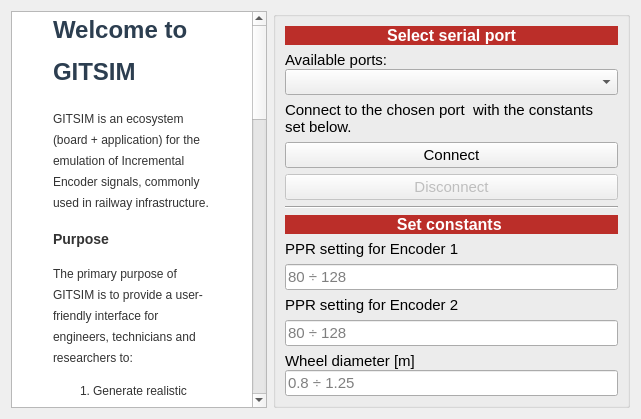
         <widget class="QWidget" name="page">
          <layout class="QHBoxLayout" name="horizontalLayout_3">
           <item>
            <widget class="QTextEdit" name="textEdit">
             <property name="enabled">
              <bool>true</bool>
             </property>
             <property name="sizePolicy">
              <sizepolicy hsizetype="MinimumExpanding" vsizetype="Expanding">
               <horstretch>0</horstretch>
               <verstretch>0</verstretch>
              </sizepolicy>
             </property>
             <property name="readOnly">
              <bool>true</bool>
             </property>
             <property name="html">
              <string>&lt;!DOCTYPE HTML PUBLIC &quot;-//W3C//DTD HTML 4.0//EN&quot; &quot;http://www.w3.org/TR/REC-html40/strict.dtd&quot;&gt;
&lt;html&gt;&lt;head&gt;&lt;meta name=&quot;qrichtext&quot; content=&quot;1&quot; /&gt;&lt;meta charset=&quot;utf-8&quot; /&gt;&lt;title&gt;Welcome to GITSIM&lt;/title&gt;&lt;style type=&quot;text/css&quot;&gt;
p, li { white-space: pre-wrap; }
hr { height: 1px; border-width: 0; }
li.unchecked::marker { content: &quot;\2610&quot;; }
li.checked::marker { content: &quot;\2612&quot;; }
&lt;/style&gt;&lt;/head&gt;&lt;body style=&quot; font-family:'Segoe UI'; font-size:9pt; font-weight:400; font-style:normal;&quot;&gt;
&lt;h1 style=&quot; margin-top:18px; margin-bottom:12px; margin-left:37px; margin-right:37px; -qt-block-indent:0; text-indent:0px; line-height:150%;&quot;&gt;&lt;span style=&quot; font-family:'Arial','sans-serif'; font-size:xx-large; font-weight:700; color:#2c3e50;&quot;&gt;Welcome to GITSIM&lt;/span&gt;&lt;span style=&quot; font-family:'Arial','sans-serif'; font-size:xx-large; font-weight:700; color:#333333;&quot;&gt; &lt;/span&gt;&lt;/h1&gt;
&lt;p style=&quot; margin-top:12px; margin-bottom:12px; margin-left:37px; margin-right:37px; -qt-block-indent:0; text-indent:0px; line-height:150%;&quot;&gt;&lt;span style=&quot; font-family:'Arial','sans-serif'; color:#333333;&quot;&gt;GITSIM is an ecosystem (board + application) for the emulation of Incremental Encoder signals, commonly used in railway infrastructure. &lt;/span&gt;&lt;/p&gt;
&lt;h3 style=&quot; margin-top:14px; margin-bottom:12px; margin-left:37px; margin-right:37px; -qt-block-indent:0; text-indent:0px; line-height:150%;&quot;&gt;&lt;span style=&quot; font-family:'Arial','sans-serif'; font-size:large; font-weight:700; color:#333333;&quot;&gt;Purpose &lt;/span&gt;&lt;/h3&gt;
&lt;p style=&quot; margin-top:12px; margin-bottom:12px; margin-left:37px; margin-right:37px; -qt-block-indent:0; text-indent:0px; line-height:150%;&quot;&gt;&lt;span style=&quot; font-family:'Arial','sans-serif'; color:#333333;&quot;&gt;The primary purpose of GITSIM is to provide a user-friendly interface for engineers, technicians and researchers to: &lt;/span&gt;&lt;/p&gt;
&lt;ol style=&quot;margin-top: 0px; margin-bottom: 0px; margin-left: 0px; margin-right: 0px; -qt-list-indent: 1;&quot;&gt;
&lt;li style=&quot; font-family:'Arial','sans-serif'; color:#333333;&quot; style=&quot; margin-top:12px; margin-bottom:0px; margin-left:37px; margin-right:37px; -qt-block-indent:0; text-indent:0px; line-height:150%;&quot;&gt;Generate realistic Incremental Encoder signals &lt;/li&gt;
&lt;li style=&quot; font-family:'Arial','sans-serif'; color:#333333;&quot; style=&quot; margin-top:0px; margin-bottom:0px; margin-left:37px; margin-right:37px; -qt-block-indent:0; text-indent:0px; line-height:150%;&quot;&gt;Simulate various train movement scenarios &lt;/li&gt;
&lt;li style=&quot; font-family:'Arial','sans-serif'; color:#333333;&quot; style=&quot; margin-top:0px; margin-bottom:12px; margin-left:37px; margin-right:37px; -qt-block-indent:0; text-indent:0px; line-height:150%;&quot;&gt;Test and validate train odometry systems &lt;/li&gt;&lt;/ol&gt;
&lt;h3 style=&quot; margin-top:14px; margin-bottom:12px; margin-left:37px; margin-right:37px; -qt-block-indent:0; text-indent:0px; line-height:150%;&quot;&gt;&lt;span style=&quot; font-family:'Arial','sans-serif'; font-size:large; font-weight:700; color:#333333;&quot;&gt;Key Features &lt;/span&gt;&lt;/h3&gt;
&lt;ul style=&quot;margin-top: 0px; margin-bottom: 0px; margin-left: 0px; margin-right: 0px; -qt-list-indent: 1;&quot;&gt;
&lt;li style=&quot; font-family:'Arial','sans-serif'; color:#333333;&quot; style=&quot; margin-top:12px; margin-bottom:0px; margin-left:37px; margin-right:37px; -qt-block-indent:0; text-indent:0px; line-height:150%;&quot;&gt;&lt;span style=&quot; font-weight:700;&quot;&gt;Scenario Simulation:&lt;/span&gt; Pre-programmed and custom scenarios for comprehensive testing &lt;/li&gt;
&lt;li style=&quot; font-family:'Arial','sans-serif'; color:#333333;&quot; style=&quot; margin-top:0px; margin-bottom:0px; margin-left:37px; margin-right:37px; -qt-block-indent:0; text-indent:0px; line-height:150%;&quot;&gt;&lt;span style=&quot; font-weight:700;&quot;&gt;Customizable Parameters:&lt;/span&gt; Adjust speed, direction, and other signal characteristics &lt;/li&gt;
&lt;li style=&quot; font-family:'Arial','sans-serif'; color:#333333;&quot; style=&quot; margin-top:0px; margin-bottom:0px; margin-left:37px; margin-right:37px; -qt-block-indent:0; text-indent:0px; line-height:150%;&quot;&gt;&lt;span style=&quot; font-weight:700;&quot;&gt;Visual Feedback:&lt;/span&gt; Monitor generated signals through intuitive graphical representations &lt;/li&gt;
&lt;li style=&quot; font-family:'Arial','sans-serif'; color:#333333;&quot; style=&quot; margin-top:0px; margin-bottom:12px; margin-left:37px; margin-right:37px; -qt-block-indent:0; text-indent:0px; line-height:150%;&quot;&gt;&lt;span style=&quot; font-weight:700;&quot;&gt;Data Logging:&lt;/span&gt; Record and export simulation data for further analysis &lt;/li&gt;&lt;/ul&gt;
&lt;h3 style=&quot; margin-top:14px; margin-bottom:12px; margin-left:37px; margin-right:37px; -qt-block-indent:0; text-indent:0px; line-height:150%;&quot;&gt;&lt;span style=&quot; font-family:'Arial','sans-serif'; font-size:large; font-weight:700; color:#333333;&quot;&gt;Getting Started &lt;/span&gt;&lt;/h3&gt;
&lt;p style=&quot; margin-top:12px; margin-bottom:12px; margin-left:37px; margin-right:37px; -qt-block-indent:0; text-indent:0px; line-height:150%;&quot;&gt;&lt;span style=&quot; font-family:'Arial','sans-serif'; color:#333333;&quot;&gt;To begin using GITSIM: &lt;/span&gt;&lt;/p&gt;
&lt;ol style=&quot;margin-top: 0px; margin-bottom: 0px; margin-left: 0px; margin-right: 0px; -qt-list-indent: 1;&quot;&gt;
&lt;li style=&quot; font-family:'Arial','sans-serif'; color:#333333;&quot; style=&quot; margin-top:12px; margin-bottom:0px; margin-left:37px; margin-right:37px; -qt-block-indent:0; text-indent:0px; line-height:150%;&quot;&gt;Ensure your GITSIM board is properly connected &lt;/li&gt;
&lt;li style=&quot; font-family:'Arial','sans-serif'; color:#333333;&quot; style=&quot; margin-top:0px; margin-bottom:0px; margin-left:37px; margin-right:37px; -qt-block-indent:0; text-indent:0px; line-height:150%;&quot;&gt;Launch the GITSIM application &lt;/li&gt;
&lt;li style=&quot; font-family:'Arial','sans-serif'; color:#333333;&quot; style=&quot; margin-top:0px; margin-bottom:0px; margin-left:37px; margin-right:37px; -qt-block-indent:0; text-indent:0px; line-height:150%;&quot;&gt;Establish the application-board connection &lt;/li&gt;
&lt;li style=&quot; font-family:'Arial','sans-serif'; color:#333333;&quot; style=&quot; margin-top:0px; margin-bottom:0px; margin-left:37px; margin-right:37px; -qt-block-indent:0; text-indent:0px; line-height:150%;&quot;&gt;Configure your simulation parameters &lt;/li&gt;
&lt;li style=&quot; font-family:'Arial','sans-serif'; color:#333333;&quot; style=&quot; margin-top:0px; margin-bottom:0px; margin-left:37px; margin-right:37px; -qt-block-indent:0; text-indent:0px; line-height:150%;&quot;&gt;Start the signal generation &lt;/li&gt;
&lt;li style=&quot; font-family:'Arial','sans-serif'; color:#333333;&quot; style=&quot; margin-top:0px; margin-bottom:12px; margin-left:37px; margin-right:37px; -qt-block-indent:0; text-indent:0px; line-height:150%;&quot;&gt;Monitor and analyze the results &lt;/li&gt;&lt;/ol&gt;
&lt;hr /&gt;
&lt;p style=&quot; margin-top:12px; margin-bottom:12px; margin-left:37px; margin-right:37px; -qt-block-indent:0; text-indent:0px; line-height:150%;&quot;&gt;&lt;span style=&quot; font-family:'Arial','sans-serif'; font-style:italic; color:#333333;&quot;&gt;Made by Saimon Collaku&lt;/span&gt;&lt;span style=&quot; font-family:'Arial','sans-serif'; color:#333333;&quot;&gt; &lt;/span&gt;&lt;/p&gt;
&lt;p style=&quot; margin-top:12px; margin-bottom:12px; margin-left:37px; margin-right:37px; -qt-block-indent:0; text-indent:0px; line-height:150%;&quot;&gt;&lt;span style=&quot; font-family:'Arial','sans-serif'; font-style:italic; color:#333333;&quot;&gt;ARCES - Advanced Research Center on Electronic Systems &amp;quot;Ercole de Castro&amp;quot; of University of Bologna&lt;/span&gt;&lt;/p&gt;&lt;/body&gt;&lt;/html&gt;</string>
             </property>
             <property name="tabStopDistance">
              <double>0.000000000000000</double>
             </property>
             <property name="acceptRichText">
              <bool>false</bool>
             </property>
             <property name="cursorWidth">
              <number>1</number>
             </property>
             <property name="textInteractionFlags">
              <set>Qt::TextInteractionFlag::NoTextInteraction</set>
             </property>
            </widget>
           </item>
           <item>
            <widget class="QGroupBox" name="serial_box">
             <property name="enabled">
              <bool>true</bool>
             </property>
             <property name="font">
              <font>
               <kerning>true</kerning>
              </font>
             </property>
             <property name="title">
              <string/>
             </property>
             <property name="flat">
              <bool>true</bool>
             </property>
             <layout class="QVBoxLayout" name="verticalLayout_5">
              <item>
               <widget class="QLabel" name="label_9">
                <property name="sizePolicy">
                 <sizepolicy hsizetype="Preferred" vsizetype="Fixed">
                  <horstretch>0</horstretch>
                  <verstretch>0</verstretch>
                 </sizepolicy>
                </property>
                <property name="font">
                 <font>
                  <pointsize>12</pointsize>
                  <bold>true</bold>
                  <kerning>true</kerning>
                 </font>
                </property>
                <property name="styleSheet">
                 <string notr="true">		background-color:#bb2e29;
		color: #fff;</string>
                </property>
                <property name="text">
                 <string>Select serial port</string>
                </property>
                <property name="alignment">
                 <set>Qt::AlignmentFlag::AlignCenter</set>
                </property>
                <property name="margin">
                 <number>2</number>
                </property>
               </widget>
              </item>
              <item>
               <layout class="QVBoxLayout" name="verticalLayout_4">
                <property name="spacing">
                 <number>0</number>
                </property>
                <item>
                 <widget class="QLabel" name="label_2">
                  <property name="sizePolicy">
                   <sizepolicy hsizetype="Fixed" vsizetype="Fixed">
                    <horstretch>0</horstretch>
                    <verstretch>0</verstretch>
                   </sizepolicy>
                  </property>
                  <property name="font">
                   <font>
                    <pointsize>11</pointsize>
                    <kerning>true</kerning>
                   </font>
                  </property>
                  <property name="text">
                   <string>Available ports:</string>
                  </property>
                 </widget>
                </item>
                <item>
                 <widget class="QComboBox" name="com_available_combo">
                  <property name="sizePolicy">
                   <sizepolicy hsizetype="Minimum" vsizetype="Maximum">
                    <horstretch>10</horstretch>
                    <verstretch>10</verstretch>
                   </sizepolicy>
                  </property>
                  <property name="minimumSize">
                   <size>
                    <width>100</width>
                    <height>0</height>
                   </size>
                  </property>
                  <property name="maximumSize">
                   <size>
                    <width>9999</width>
                    <height>16777215</height>
                   </size>
                  </property>
                  <property name="font">
                   <font>
                    <family>Consolas</family>
                    <pointsize>11</pointsize>
                    <bold>false</bold>
                    <kerning>true</kerning>
                   </font>
                  </property>
                  <property name="cursor">
                   <cursorShape>PointingHandCursor</cursorShape>
                  </property>
                 </widget>
                </item>
               </layout>
              </item>
              <item>
               <widget class="QLabel" name="label_13">
                <property name="sizePolicy">
                 <sizepolicy hsizetype="Maximum" vsizetype="Maximum">
                  <horstretch>0</horstretch>
                  <verstretch>0</verstretch>
                 </sizepolicy>
                </property>
                <property name="font">
                 <font>
                  <pointsize>11</pointsize>
                  <kerning>true</kerning>
                 </font>
                </property>
                <property name="text">
                 <string>Connect to the chosen port  with the constants set below.</string>
                </property>
                <property name="wordWrap">
                 <bool>true</bool>
                </property>
               </widget>
              </item>
              <item>
               <widget class="QPushButton" name="com_connect_button">
                <property name="sizePolicy">
                 <sizepolicy hsizetype="Minimum" vsizetype="Fixed">
                  <horstretch>0</horstretch>
                  <verstretch>0</verstretch>
                 </sizepolicy>
                </property>
                <property name="font">
                 <font>
                  <family>Segoe UI</family>
                  <pointsize>11</pointsize>
                  <bold>false</bold>
                  <kerning>true</kerning>
                 </font>
                </property>
                <property name="cursor">
                 <cursorShape>PointingHandCursor</cursorShape>
                </property>
                <property name="text">
                 <string>Connect</string>
                </property>
               </widget>
              </item>
              <item>
               <widget class="QPushButton" name="com_disconnect_button">
                <property name="enabled">
                 <bool>false</bool>
                </property>
                <property name="sizePolicy">
                 <sizepolicy hsizetype="Minimum" vsizetype="Fixed">
                  <horstretch>0</horstretch>
                  <verstretch>0</verstretch>
                 </sizepolicy>
                </property>
                <property name="font">
                 <font>
                  <family>Segoe UI</family>
                  <pointsize>11</pointsize>
                  <bold>false</bold>
                  <kerning>true</kerning>
                 </font>
                </property>
                <property name="cursor">
                 <cursorShape>PointingHandCursor</cursorShape>
                </property>
                <property name="text">
                 <string>Disconnect</string>
                </property>
               </widget>
              </item>
              <item>
               <widget class="Line" name="line_2">
                <property name="orientation">
                 <enum>Qt::Orientation::Horizontal</enum>
                </property>
               </widget>
              </item>
              <item>
               <widget class="QLabel" name="label_12">
                <property name="sizePolicy">
                 <sizepolicy hsizetype="Preferred" vsizetype="Fixed">
                  <horstretch>0</horstretch>
                  <verstretch>0</verstretch>
                 </sizepolicy>
                </property>
                <property name="font">
                 <font>
                  <pointsize>12</pointsize>
                  <bold>true</bold>
                  <kerning>true</kerning>
                 </font>
                </property>
                <property name="styleSheet">
                 <string notr="true">		background-color:#bb2e29;
		color: #fff;</string>
                </property>
                <property name="text">
                 <string>Set constants </string>
                </property>
                <property name="alignment">
                 <set>Qt::AlignmentFlag::AlignCenter</set>
                </property>
                <property name="margin">
                 <number>2</number>
                </property>
               </widget>
              </item>
              <item>
               <layout class="QVBoxLayout" name="verticalLayout_10">
                <item>
                 <widget class="QLabel" name="label_5">
                  <property name="sizePolicy">
                   <sizepolicy hsizetype="Maximum" vsizetype="Maximum">
                    <horstretch>0</horstretch>
                    <verstretch>0</verstretch>
                   </sizepolicy>
                  </property>
                  <property name="font">
                   <font>
                    <pointsize>11</pointsize>
                    <kerning>true</kerning>
                   </font>
                  </property>
                  <property name="text">
                   <string>PPR setting for Encoder 1 </string>
                  </property>
                  <property name="alignment">
                   <set>Qt::AlignmentFlag::AlignBottom|Qt::AlignmentFlag::AlignLeading|Qt::AlignmentFlag::AlignLeft</set>
                  </property>
                  <property name="wordWrap">
                   <bool>false</bool>
                  </property>
                 </widget>
                </item>
                <item>
                 <widget class="QLineEdit" name="lineEdit_5">
                  <property name="sizePolicy">
                   <sizepolicy hsizetype="Preferred" vsizetype="Fixed">
                    <horstretch>0</horstretch>
                    <verstretch>0</verstretch>
                   </sizepolicy>
                  </property>
                  <property name="font">
                   <font>
                    <pointsize>11</pointsize>
                    <kerning>true</kerning>
                   </font>
                  </property>
                  <property name="placeholderText">
                   <string>80 ÷ 128</string>
                  </property>
                 </widget>
                </item>
               </layout>
              </item>
              <item>
               <layout class="QVBoxLayout" name="verticalLayout_9">
                <item>
                 <widget class="QLabel" name="label_10">
                  <property name="sizePolicy">
                   <sizepolicy hsizetype="Maximum" vsizetype="Fixed">
                    <horstretch>0</horstretch>
                    <verstretch>0</verstretch>
                   </sizepolicy>
                  </property>
                  <property name="font">
                   <font>
                    <pointsize>11</pointsize>
                    <kerning>true</kerning>
                   </font>
                  </property>
                  <property name="text">
                   <string>PPR setting for Encoder 2 </string>
                  </property>
                  <property name="alignment">
                   <set>Qt::AlignmentFlag::AlignBottom|Qt::AlignmentFlag::AlignLeading|Qt::AlignmentFlag::AlignLeft</set>
                  </property>
                 </widget>
                </item>
                <item>
                 <widget class="QLineEdit" name="lineEdit_6">
                  <property name="sizePolicy">
                   <sizepolicy hsizetype="Preferred" vsizetype="Fixed">
                    <horstretch>0</horstretch>
                    <verstretch>0</verstretch>
                   </sizepolicy>
                  </property>
                  <property name="font">
                   <font>
                    <pointsize>11</pointsize>
                    <kerning>true</kerning>
                   </font>
                  </property>
                  <property name="placeholderText">
                   <string>80 ÷ 128</string>
                  </property>
                 </widget>
                </item>
               </layout>
              </item>
              <item>
               <layout class="QVBoxLayout" name="verticalLayout_7">
                <property name="spacing">
                 <number>0</number>
                </property>
                <item>
                 <widget class="QLabel" name="label_11">
                  <property name="sizePolicy">
                   <sizepolicy hsizetype="Maximum" vsizetype="Fixed">
                    <horstretch>0</horstretch>
                    <verstretch>0</verstretch>
                   </sizepolicy>
                  </property>
                  <property name="font">
                   <font>
                    <pointsize>11</pointsize>
                    <kerning>true</kerning>
                   </font>
                  </property>
                  <property name="text">
                   <string>Wheel diameter [m] </string>
                  </property>
                  <property name="alignment">
                   <set>Qt::AlignmentFlag::AlignBottom|Qt::AlignmentFlag::AlignLeading|Qt::AlignmentFlag::AlignLeft</set>
                  </property>
                 </widget>
                </item>
                <item>
                 <widget class="QLineEdit" name="lineEdit_2">
                  <property name="sizePolicy">
                   <sizepolicy hsizetype="Preferred" vsizetype="Fixed">
                    <horstretch>0</horstretch>
                    <verstretch>0</verstretch>
                   </sizepolicy>
                  </property>
                  <property name="font">
                   <font>
                    <pointsize>11</pointsize>
                    <kerning>true</kerning>
                   </font>
                  </property>
                  <property name="placeholderText">
                   <string>0.8 ÷ 1.25</string>
                  </property>
                 </widget>
                </item>
               </layout>
              </item>
             </layout>
            </widget>
           </item>
          </layout>
         </widget>
